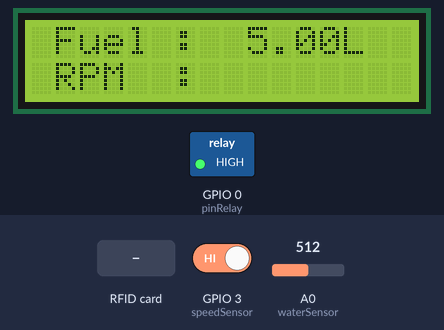
This sketch was run on a simulated ESP8266 (NodeMCU). Parts: 16×2 character LCD, switched loads named in the sketch (green lamp = pin HIGH). The test bench sets the inputs (shaded band); at power-on: GPIO 3 (speedSensor) HIGH, A0 (waterSensor) = 512. WiFi joins after 1.5 s; servers stay silent unless stated; no MQTT or app messages arrive unless stated; what the sketch prints to the serial monitor is not drawn.

Above: at 10.4 s.
10.5 s: GPIO 3 (speedSensor) driven LOW
At 12.7 s:
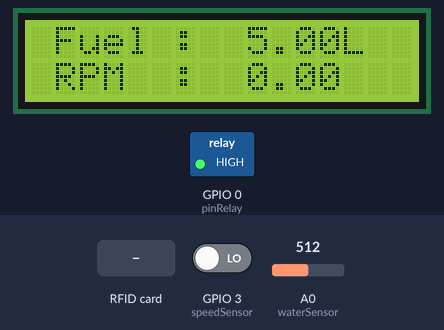
13.0 s: RFID card B4 E9 AC 07 held to the reader
At 14.8 s:
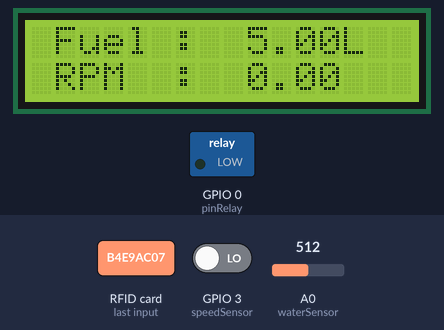
15.1 s: A0 (waterSensor) set to 716
At 16.6 s:
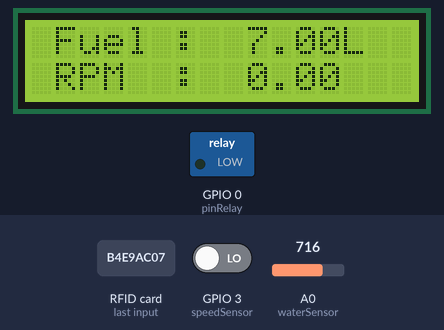
19.2 s: A0 (waterSensor) set to 900
At 20.5 s:
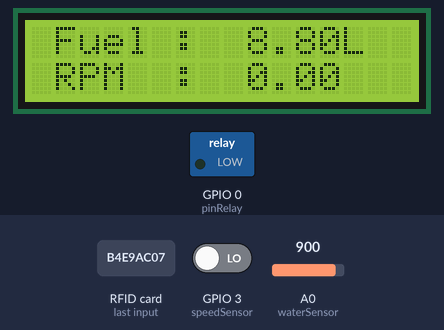
Timing chart, 0 to 22.2 s (numbered marks = the images above; inputs shaded):
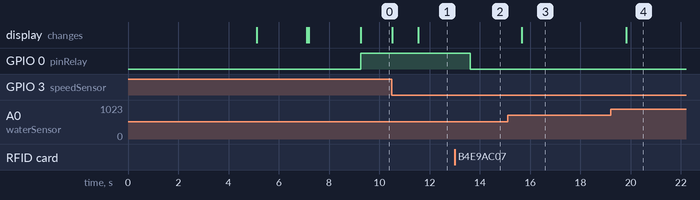

Measured:
- after the input at 10.5 s, the display: first changes at once (image 1 shows a later state)
- after the input at 13.0 s, GPIO 0 (pinRelay): HIGH → LOW after 0.62 s
- after the input at 15.1 s, the display: changes after 0.56 s (image 3)
- after the input at 19.2 s, the display: changes after 0.62 s (image 4)

The sketch:

VehicleMonitoringFINAL.ino
```cpp
#include <LiquidCrystal_I2C.h> // include the LiquidCrystal_I2C library
LiquidCrystal_I2C lcd(0x27, 16, 2);

#include <SPI.h> // include the SPI library
#include <MFRC522.h> // include the MFRC522 library

// define the pins used
#define SS_PIN 2 // SS pin of the MFRC522
#define RST_PIN 16 // RST pin of the MFRC522
#define pinRelay 0 // Pin Relay
#define speedSensor 3 // Pin Speed Sensor
#define waterSensor A0 // Pin Water Sensor


#include <ArduinoMqttClient.h> // include the ArduinoMqttClient library
#include <ESP8266WiFi.h> // include the ESP8266WiFi library

char ssid[] = "cieciecie";    // your network SSID (name)
char pass[] = "17171717";    // your network password (use for WPA, or use as key for WEP)

WiFiClient wifiClient; // create an instance of the WiFiClient class
MqttClient mqttClient(wifiClient); // create an instance of the MqttClient class


const char broker[] = "18.141.140.63"; // MQTT broker address
int        port     = 1883; // MQTT broker port

// MQTT topics
const char topicFuel[]  = "vehicle/fuel";
const char topicSpeedRpm[]  = "vehicle/speed/rpm";
const char topicSpeedRps[]  = "vehicle/speed/rps";
const char topicStartMotorOn[]  = "vehicle/startmotor/On";
const char topicStartMotorOff[]  = "vehicle/startmotor/Off";
const char topicSwitchMotor[]  = "vehicle/switchmotor";

// initialize variables
const long interval = 1000;
unsigned long previousMillis = 0;

int count = 0;

int sensorValue = 0;
float waterHeight = 0;
float sensorVoltage = 0;

int maxVal = 1023;
float sensorLength = 10.0;

unsigned long start_time = 0;
unsigned long end_time = 0;
unsigned long current_time = 0;
int steps=0;
float steps_old=0;
float temp=0;
float rps=0;
float rpm=0;

int condition;

MFRC522 rfid(SS_PIN, RST_PIN);
MFRC522::MIFARE_Key key;

String strID;

void setup() {
  //Initialize serial and wait for port to open:
  Serial.begin(9600);
  while (!Serial) {
    ; // wait for serial port to connect. Needed for native USB port only
  }

  lcd.init();
  lcd.backlight();
  pinMode(speedSensor,INPUT_PULLUP);

  // attempt to connect to WiFi network:
  Serial.print("Attempting to connect to WPA SSID: ");
  Serial.println(ssid);

  while (WiFi.begin(ssid, pass) != WL_CONNECTED) {
    lcd.setCursor(0,0);
    lcd.print("Connecting to");
    lcd.setCursor(0,1);
    lcd.print("the network");
    Serial.print(".");
    delay(5000);
  }
  lcd.clear();

  Serial.println("You're connected to the network");
  Serial.println();

  lcd.setCursor(0,0);
  lcd.print("Connected to");
  lcd.setCursor(0,1);
  lcd.print("the network");
  delay(2000);
  lcd.clear();

  // attempt to connect to the MQTT broker:
  Serial.print("Attempting to connect to the MQTT broker: ");
  Serial.println(broker);

  if (!mqttClient.connect(broker, port)) {
    Serial.print("MQTT connection failed! Error code = ");
    Serial.println(mqttClient.connectError());

    while (1);
  }

  Serial.println("You're connected to the MQTT broker!");
  Serial.println();

  // subscribe to the topic and set callback function
  mqttClient.onMessage(SwitchMotor);
  mqttClient.subscribe(topicSwitchMotor);

  lcd.setCursor(0,0);
  lcd.print("Connected to");
  lcd.setCursor(0,1);
  lcd.print("the MQTT broker");
  delay(2000);
  lcd.clear();

  lcd.setCursor(0,0);
  lcd.print(" Fuel :");
  lcd.setCursor(0,1);
  lcd.print(" RPM  :");

  SPI.begin();
  rfid.PCD_Init();
  Serial.println("I am waiting for card...");
  pinMode(pinRelay, OUTPUT);
  digitalWrite(pinRelay, HIGH);
}

void loop() {

  mqttClient.poll(); // check for incoming messages

  FuelSensor(); // Fuel Sensor
  SpeedMotor(); // Speed Sensor
  StartMotor(); // Start Motor with RFID
}

void SpeedMotor(){
  start_time=millis();
  end_time=start_time+1000;

  while(millis()<end_time){
    yield();
      if(digitalRead(speedSensor)){
          steps=steps+1;
          while(digitalRead(speedSensor)){
            yield();
          }
      }
  }
  // calculate the speed
  temp=steps-steps_old;
  steps_old=steps;
  rps=(temp/20);
  rpm=(rps*60);
  lcd.setCursor(9,1);
  lcd.print(rpm);
  lcd.print("   ");

  // publish the message
  mqttClient.beginMessage(topicSpeedRpm);
  mqttClient.print(rpm);
  mqttClient.endMessage();

  mqttClient.beginMessage(topicSpeedRps);
  mqttClient.print(rps);
  mqttClient.endMessage();
}

void FuelSensor(){
  sensorValue = analogRead(waterSensor);
  waterHeight = sensorValue*sensorLength/maxVal;
  lcd.setCursor(9,0);
  lcd.print(waterHeight);
  lcd.print("L");

  // publish the message
  mqttClient.beginMessage(topicFuel);
  mqttClient.print(waterHeight);
  mqttClient.endMessage();
}

void StartMotor(){
  if (!rfid.PICC_IsNewCardPresent() || !rfid.PICC_ReadCardSerial())
      return;

  MFRC522::PICC_Type piccType = rfid.PICC_GetType(rfid.uid.sak);
  strID = "";
  for (byte i = 0; i < rfid.uid.size; i++){
      strID +=
      (rfid.uid.uidByte[i] < 0x10 ? "0" : "") +
      String(rfid.uid.uidByte[i], HEX) +
      (i != rfid.uid.size - 1 ? ":" : "");
  }

  strID.toUpperCase();

  if (strID == "B4:E9:AC:07") { // card ID
    if (condition == 0) {

      digitalWrite(pinRelay, LOW);
      Serial.println("relay nyala");

      mqttClient.beginMessage(topicStartMotorOn);
      mqttClient.print("Motorcycle Start");
      mqttClient.endMessage();

      condition = 1;
    } else if (condition == 1) {
      digitalWrite(pinRelay, HIGH);
      Serial.println("relay mati");

      mqttClient.beginMessage(topicStartMotorOff);
      mqttClient.print("Motorcycle Stop");
      mqttClient.endMessage();
      condition = 0;
    }
  } else {
    Serial.println("Card ID not found");
  }

  Serial.print("Your ID Card : ");
  Serial.println(strID);
  delay(1000);

}

void SwitchMotor(int payload) {
  // we received a message, print out the topic and contents
  Serial.print("Received a message with topic ");
  Serial.print(mqttClient.messageTopic());
  Serial.print(": ");
  Serial.print(payload);

  if (payload == true) {
    digitalWrite(pinRelay, LOW);
    Serial.println(" relay nyala");

    mqttClient.beginMessage(topicStartMotorOn);
    mqttClient.print("Motorcycle Start");
    mqttClient.endMessage();
    condition = 1;
  }
}
```
